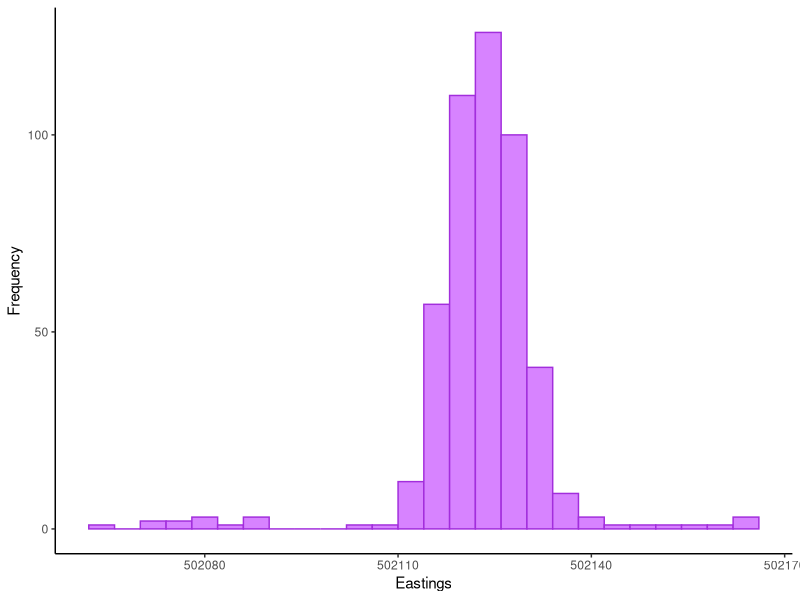
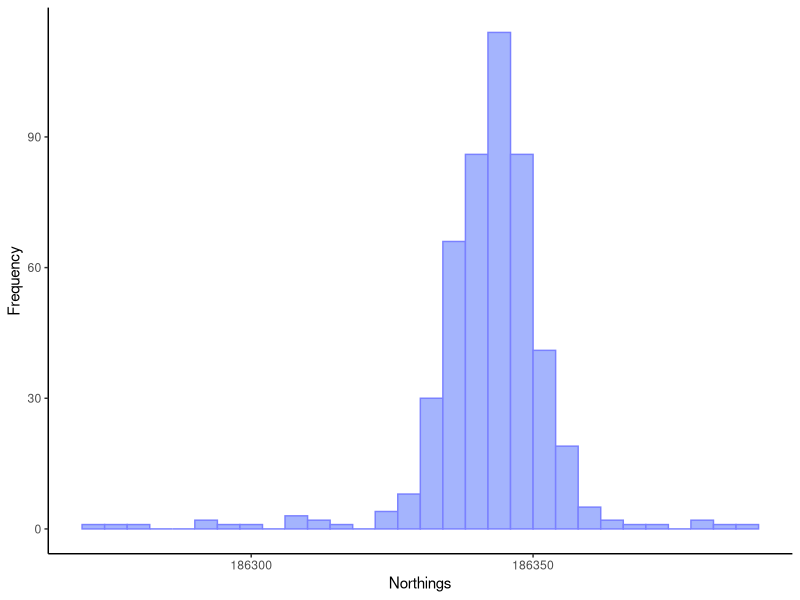
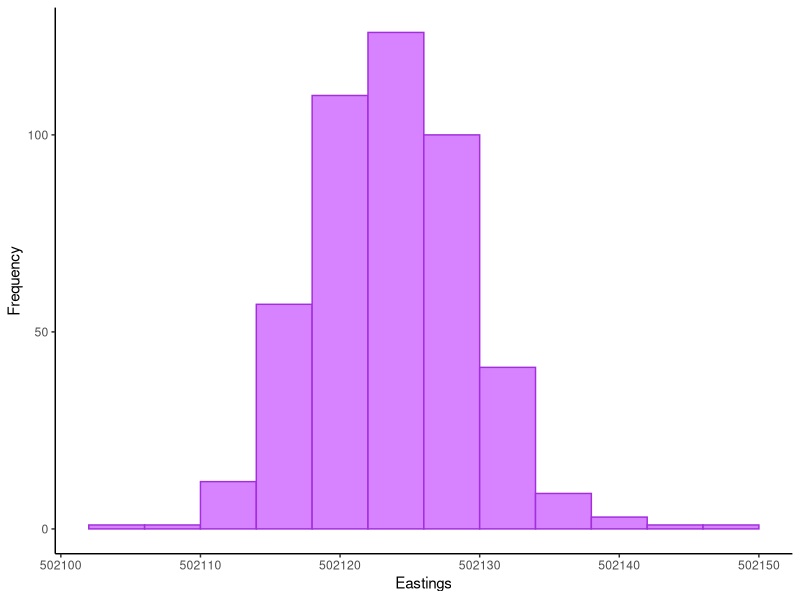
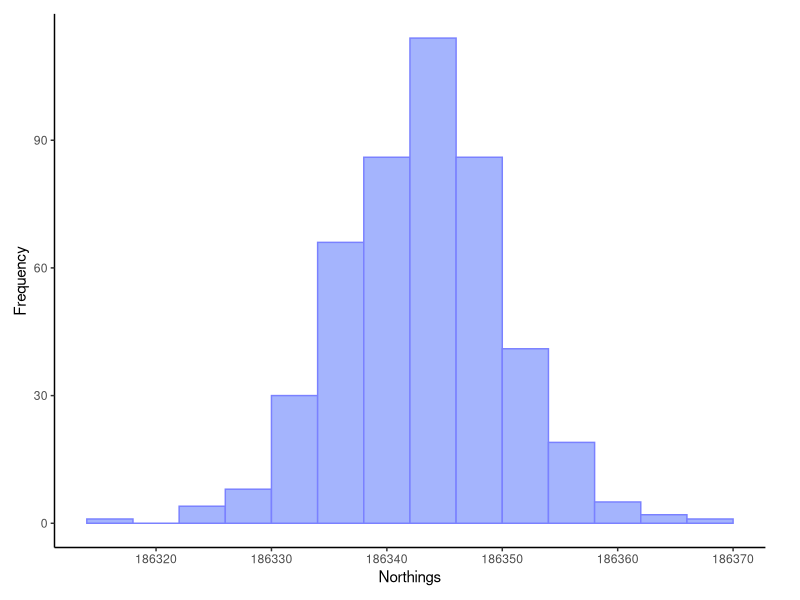

Write the R code that produced these figures, in order.
#COURSEWORK 1 - ANALYTICAL AND NUMERICAL METHODS - Figurres
# Author: Alessandra Cianfanelli

## Libraries----
library(tidyverse)  # for data wrangling and plotting (dplyr and ggplot packages)

## Loading the data from my own working directory----
  #NB: these data sets were pasted from excel into a csv file in order to compute the graphs 

complete <- read.csv("Analytical and numerical methods/coursework 1/my_data_aanm_c1.csv")
# ^^this is the complete dataset with all of the coordinates before any outlier removal 
eastings <- read.csv("Analytical and numerical methods/coursework 1/Eastings.csv")
# ^^ this is the final easting dataset after outlier removal
northings <- read.csv("Analytical and numerical methods/coursework 1/northings.csv")
# ^^ this is the final northings dataset after outlier removal

## Brief data wrangling----
complete <- complete %>% 
  rename(Time_s = Time..s., N_m =N..m., E_m = E..m.) #renaming the columns for clarity

eastings <- eastings %>% 
  rename(Time_s = Time..s., E_m = E..m.)

northings <- northings %>% 
  rename(Time_s = Time..s., N_m =N..m.)

## Plotting Initial Distribution----

# Initial Distribution Eastings

(dist_east <- ggplot(complete, aes(x = E_m)) + 
   geom_histogram(binwidth = 4, colour = "#A22EDC", fill = "#D783FF") + 
   theme_classic() +
   xlab("Eastings") + 
   ylab("Frequency"))

#ggsave(dist_east, file = "Analytical and numerical methods/coursework 1/img/initial_E_dist.png", height = 4, width = 6)

# Initial Distribution Northings

(dist_north <- ggplot(complete, aes(x = N_m)) +
    geom_histogram(binwidth = 4, colour = "#7A81FF", 
                   fill = "#A4B4FD") + 
    theme_classic() +
    xlab("Northings") + 
    ylab("Frequency"))

#ggsave(dist_north, file = "Analytical and numerical methods/coursework 1/img/initial_N_dist.png", height = 4, width = 6)

## Plotting Distribution after Outlier removal----

# New Eastings Distribution

(final_east <- ggplot(eastings, aes(x = E_m)) +
   geom_histogram(binwidth = 4, colour = "#A22EDC", fill = "#D783FF") + 
   theme_classic() +
   xlab("Eastings") + 
   ylab("Frequency")) 

#ggsave(final_east, file = "Analytical and numerical methods/coursework 1/img/E_distribution_after.png", height = 4, width = 6)

# New Northings Distribution 

(final_north <- ggplot(northings, aes(x = N_m)) +
   geom_histogram(binwidth = 4, colour = "#7A81FF", 
                  fill = "#A4B4FD") + 
   theme_classic() +
   theme(plot.margin = margin(10, 25, 10, 10)) + #this allows me to print out the entire xaxis
   xlab("Northings") + 
   ylab("Frequency"))

#ggsave(final_north, file = "Analytical and numerical methods/coursework 1/img/N_distribution_after.png", height = 4, width = 6)





